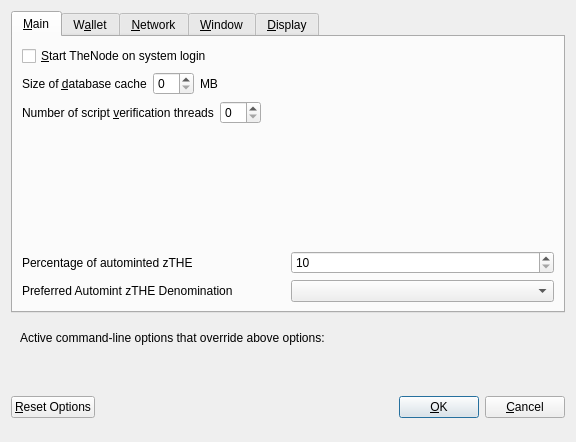
<?xml version="1.0" encoding="UTF-8"?>
<ui version="4.0">
 <class>OptionsDialog</class>
 <widget class="QDialog" name="OptionsDialog">
  <property name="geometry">
   <rect>
    <x>0</x>
    <y>0</y>
    <width>576</width>
    <height>442</height>
   </rect>
  </property>
  <property name="windowTitle">
   <string>Options</string>
  </property>
  <property name="modal">
   <bool>true</bool>
  </property>
  <layout class="QVBoxLayout" name="verticalLayout">
   <item>
    <widget class="QTabWidget" name="tabWidget">
     <property name="currentIndex">
      <number>0</number>
     </property>
     <widget class="QWidget" name="tabMain">
      <attribute name="title">
       <string>&amp;Main</string>
      </attribute>
      <layout class="QVBoxLayout" name="verticalLayout_Main">
       <item>
        <widget class="QCheckBox" name="bitcoinAtStartup">
         <property name="toolTip">
          <string>Automatically start TheNode after logging in to the system.</string>
         </property>
         <property name="text">
          <string>&amp;Start TheNode on system login</string>
         </property>
        </widget>
       </item>
       <item>
        <layout class="QHBoxLayout" name="horizontalLayout_2_Main">
         <item>
          <widget class="QLabel" name="databaseCacheLabel">
           <property name="text">
            <string>Size of &amp;database cache</string>
           </property>
           <property name="textFormat">
            <enum>Qt::PlainText</enum>
           </property>
           <property name="buddy">
            <cstring>databaseCache</cstring>
           </property>
          </widget>
         </item>
         <item>
          <widget class="QSpinBox" name="databaseCache"/>
         </item>
         <item>
          <widget class="QLabel" name="databaseCacheUnitLabel">
           <property name="text">
            <string>MB</string>
           </property>
           <property name="textFormat">
            <enum>Qt::PlainText</enum>
           </property>
          </widget>
         </item>
         <item>
          <spacer name="horizontalSpacer_2_Main">
           <property name="orientation">
            <enum>Qt::Horizontal</enum>
           </property>
           <property name="sizeHint" stdset="0">
            <size>
             <width>40</width>
             <height>20</height>
            </size>
           </property>
          </spacer>
         </item>
        </layout>
       </item>
       <item>
        <layout class="QHBoxLayout" name="horizontalLayout_3_Main">
         <item>
          <widget class="QLabel" name="threadsScriptVerifLabel">
           <property name="text">
            <string>Number of script &amp;verification threads</string>
           </property>
           <property name="textFormat">
            <enum>Qt::PlainText</enum>
           </property>
           <property name="buddy">
            <cstring>threadsScriptVerif</cstring>
           </property>
          </widget>
         </item>
         <item>
          <widget class="QSpinBox" name="threadsScriptVerif">
           <property name="toolTip">
            <string>(0 = auto, &lt;0 = leave that many cores free)</string>
           </property>
          </widget>
         </item>
         <item>
          <spacer name="horizontalSpacer_3_Main">
           <property name="orientation">
            <enum>Qt::Horizontal</enum>
           </property>
           <property name="sizeHint" stdset="0">
            <size>
             <width>40</width>
             <height>20</height>
            </size>
           </property>
          </spacer>
         </item>
        </layout>
       </item>
       <item>
        <spacer name="verticalSpacer_2">
         <property name="orientation">
          <enum>Qt::Vertical</enum>
         </property>
         <property name="sizeHint" stdset="0">
          <size>
           <width>20</width>
           <height>40</height>
          </size>
         </property>
        </spacer>
       </item>
       <item>
        <layout class="QHBoxLayout" name="horizontalLayout_3">
         <item>
          <widget class="QLabel" name="percentage_label">
           <property name="toolTip">
            <string>Percentage of incoming THE which get automatically converted to zTHE via Zerocoin Protocol (min: 10%)</string>
           </property>
           <property name="text">
            <string>Percentage of autominted zTHE</string>
           </property>
          </widget>
         </item>
         <item>
          <widget class="QSpinBox" name="zeromintPercentage">
           <property name="minimum">
            <number>10</number>
           </property>
           <property name="maximum">
            <number>100</number>
           </property>
          </widget>
         </item>
        </layout>
       </item>
       <item>
        <layout class="QHBoxLayout" name="horizontalLayout" stretch="0,0">
         <property name="sizeConstraint">
          <enum>QLayout::SetFixedSize</enum>
         </property>
         <item>
          <widget class="QLabel" name="labelPreferredDenom">
           <property name="maximumSize">
            <size>
             <width>16777215</width>
             <height>16777215</height>
            </size>
           </property>
           <property name="toolTip">
            <string>Wait with automatic conversion to Zerocoin until enough THE for this denomination is available</string>
           </property>
           <property name="text">
            <string>Preferred Automint zTHE Denomination</string>
           </property>
          </widget>
         </item>
         <item>
          <widget class="QComboBox" name="preferredDenom">
           <property name="maximumSize">
            <size>
             <width>16777215</width>
             <height>27</height>
            </size>
           </property>
           <property name="toolTip">
            <string>Wait with automatic conversion to Zerocoin until enough THE for this denomination is available</string>
           </property>
           <property name="maxVisibleItems">
            <number>9</number>
           </property>
           <property name="maxCount">
            <number>9</number>
           </property>
          </widget>
         </item>
        </layout>
       </item>
      </layout>
     </widget>
     <widget class="QWidget" name="tabWallet">
      <attribute name="title">
       <string>W&amp;allet</string>
      </attribute>
      <layout class="QVBoxLayout" name="verticalLayout_Wallet">
       <item>
        <widget class="QGroupBox" name="groupBox">
         <property name="title">
          <string>Expert</string>
         </property>
         <layout class="QVBoxLayout" name="verticalLayout_2">
          <item>
           <widget class="QCheckBox" name="coinControlFeatures">
            <property name="toolTip">
             <string>Whether to show coin control features or not.</string>
            </property>
            <property name="text">
             <string>Enable coin &amp;control features</string>
            </property>
           </widget>
          </item>
          <item>
           <widget class="QCheckBox" name="showMasternodesTab">
            <property name="toolTip">
             <string>Show additional tab listing all your masternodes in first sub-tab&lt;br/&gt;and all masternodes on the network in second sub-tab.</string>
            </property>
            <property name="text">
             <string>Show Masternodes Tab</string>
            </property>
           </widget>
          </item>
          <item>
           <widget class="QCheckBox" name="spendZeroConfChange">
            <property name="toolTip">
             <string>If you disable the spending of unconfirmed change, the change from a transaction&lt;br/&gt;cannot be used until that transaction has at least one confirmation.&lt;br/&gt;This also affects how your balance is computed.</string>
            </property>
            <property name="text">
             <string>&amp;Spend unconfirmed change</string>
            </property>
           </widget>
          </item>
         </layout>
        </widget>
       </item>
       <item>
        <spacer name="verticalSpacer_Wallet">
         <property name="orientation">
          <enum>Qt::Vertical</enum>
         </property>
         <property name="sizeHint" stdset="0">
          <size>
           <width>20</width>
           <height>40</height>
          </size>
         </property>
        </spacer>
       </item>
      </layout>
     </widget>
     <widget class="QWidget" name="tabNetwork">
      <attribute name="title">
       <string>&amp;Network</string>
      </attribute>
      <layout class="QVBoxLayout" name="verticalLayout_Network">
       <item>
        <widget class="QCheckBox" name="mapPortUpnp">
         <property name="toolTip">
          <string>Automatically open the TheNode client port on the router. This only works when your router supports UPnP and it is enabled.</string>
         </property>
         <property name="text">
          <string>Map port using &amp;UPnP</string>
         </property>
        </widget>
       </item>
       <item>
        <widget class="QCheckBox" name="allowIncoming">
         <property name="toolTip">
          <string>Accept connections from outside</string>
         </property>
         <property name="text">
          <string>Allow incoming connections</string>
         </property>
        </widget>
       </item>
       <item>
        <widget class="QCheckBox" name="connectSocks">
         <property name="toolTip">
          <string>Connect to the TheNode network through a SOCKS5 proxy.</string>
         </property>
         <property name="text">
          <string>&amp;Connect through SOCKS5 proxy (default proxy):</string>
         </property>
        </widget>
       </item>
       <item>
        <layout class="QHBoxLayout" name="horizontalLayout_1_Network">
         <item>
          <widget class="QLabel" name="proxyIpLabel">
           <property name="text">
            <string>Proxy &amp;IP:</string>
           </property>
           <property name="textFormat">
            <enum>Qt::PlainText</enum>
           </property>
           <property name="buddy">
            <cstring>proxyIp</cstring>
           </property>
          </widget>
         </item>
         <item>
          <widget class="QValidatedLineEdit" name="proxyIp">
           <property name="minimumSize">
            <size>
             <width>140</width>
             <height>0</height>
            </size>
           </property>
           <property name="maximumSize">
            <size>
             <width>140</width>
             <height>16777215</height>
            </size>
           </property>
           <property name="toolTip">
            <string>IP address of the proxy (e.g. IPv4: 127.0.0.1 / IPv6: ::1)</string>
           </property>
          </widget>
         </item>
         <item>
          <widget class="QLabel" name="proxyPortLabel">
           <property name="text">
            <string>&amp;Port:</string>
           </property>
           <property name="textFormat">
            <enum>Qt::PlainText</enum>
           </property>
           <property name="buddy">
            <cstring>proxyPort</cstring>
           </property>
          </widget>
         </item>
         <item>
          <widget class="QLineEdit" name="proxyPort">
           <property name="minimumSize">
            <size>
             <width>55</width>
             <height>0</height>
            </size>
           </property>
           <property name="maximumSize">
            <size>
             <width>55</width>
             <height>16777215</height>
            </size>
           </property>
           <property name="toolTip">
            <string>Port of the proxy (e.g. 9050)</string>
           </property>
          </widget>
         </item>
         <item>
          <spacer name="horizontalSpacer_1_Network">
           <property name="orientation">
            <enum>Qt::Horizontal</enum>
           </property>
           <property name="sizeHint" stdset="0">
            <size>
             <width>40</width>
             <height>20</height>
            </size>
           </property>
          </spacer>
         </item>
        </layout>
       </item>
       <item>
        <spacer name="verticalSpacer_Network">
         <property name="orientation">
          <enum>Qt::Vertical</enum>
         </property>
         <property name="sizeHint" stdset="0">
          <size>
           <width>20</width>
           <height>40</height>
          </size>
         </property>
        </spacer>
       </item>
      </layout>
     </widget>
     <widget class="QWidget" name="tabWindow">
      <attribute name="title">
       <string>&amp;Window</string>
      </attribute>
      <layout class="QVBoxLayout" name="verticalLayout_Window">
       <item>
        <widget class="QCheckBox" name="minimizeToTray">
         <property name="toolTip">
          <string>Show only a tray icon after minimizing the window.</string>
         </property>
         <property name="text">
          <string>&amp;Minimize to the tray instead of the taskbar</string>
         </property>
        </widget>
       </item>
       <item>
        <widget class="QCheckBox" name="minimizeOnClose">
         <property name="toolTip">
          <string>Minimize instead of exit the application when the window is closed. When this option is enabled, the application will be closed only after selecting Quit in the menu.</string>
         </property>
         <property name="text">
          <string>M&amp;inimize on close</string>
         </property>
        </widget>
       </item>
       <item>
        <spacer name="verticalSpacer_Window">
         <property name="orientation">
          <enum>Qt::Vertical</enum>
         </property>
         <property name="sizeHint" stdset="0">
          <size>
           <width>20</width>
           <height>40</height>
          </size>
         </property>
        </spacer>
       </item>
      </layout>
     </widget>
     <widget class="QWidget" name="tabDisplay">
      <attribute name="title">
       <string>&amp;Display</string>
      </attribute>
      <layout class="QVBoxLayout" name="verticalLayout_Display">
       <item>
        <layout class="QHBoxLayout" name="horizontalLayout_1_Display">
         <item>
          <widget class="QLabel" name="langLabel">
           <property name="text">
            <string>User Interface &amp;language:</string>
           </property>
           <property name="textFormat">
            <enum>Qt::PlainText</enum>
           </property>
           <property name="buddy">
            <cstring>lang</cstring>
           </property>
          </widget>
         </item>
         <item>
          <widget class="QValueComboBox" name="lang">
           <property name="toolTip">
            <string>The user interface language can be set here. This setting will take effect after restarting TheNode.</string>
           </property>
          </widget>
         </item>
        </layout>
       </item>
       <item>
        <widget class="QLabel" name="label_3">
         <property name="toolTip">
          <string notr="true"/>
         </property>
         <property name="statusTip">
          <string notr="true"/>
         </property>
         <property name="whatsThis">
          <string notr="true"/>
         </property>
         <property name="accessibleName">
          <string notr="true"/>
         </property>
         <property name="text">
          <string>Language missing or translation incomplete? Help contributing translations here:
https://www.transifex.com/thenode-project/thenode-project-translations</string>
         </property>
         <property name="wordWrap">
          <bool>true</bool>
         </property>
         <property name="openExternalLinks">
          <bool>true</bool>
         </property>
         <property name="textInteractionFlags">
          <set>Qt::TextBrowserInteraction</set>
         </property>
        </widget>
       </item>
       <item>
        <layout class="QHBoxLayout" name="horizontalLayout_4_Display" stretch="0,0">
         <item>
          <widget class="QLabel" name="themeLabel">
           <property name="text">
            <string>User Interface Theme:</string>
           </property>
          </widget>
         </item>
         <item>
          <widget class="QValueComboBox" name="theme"/>
         </item>
        </layout>
       </item>
       <item>
        <widget class="Line" name="line">
         <property name="orientation">
          <enum>Qt::Horizontal</enum>
         </property>
        </widget>
       </item>
       <item>
        <layout class="QHBoxLayout" name="horizontalLayout_2_Display">
         <item>
          <widget class="QLabel" name="unitLabel">
           <property name="text">
            <string>&amp;Unit to show amounts in:</string>
           </property>
           <property name="textFormat">
            <enum>Qt::PlainText</enum>
           </property>
           <property name="buddy">
            <cstring>unit</cstring>
           </property>
          </widget>
         </item>
         <item>
          <widget class="QValueComboBox" name="unit">
           <property name="toolTip">
            <string>Choose the default subdivision unit to show in the interface and when sending coins.</string>
           </property>
          </widget>
         </item>
        </layout>
       </item>
       <item>
        <layout class="QHBoxLayout" name="horizontalLayout_5_Display">
         <item>
          <widget class="QLabel" name="digitsLabel">
           <property name="text">
            <string>Decimal digits</string>
           </property>
          </widget>
         </item>
         <item>
          <widget class="QValueComboBox" name="digits"/>
         </item>
        </layout>
       </item>
       <item>
        <layout class="QHBoxLayout" name="horizontalLayout_3_Display">
         <item>
          <widget class="QLabel" name="thirdPartyTxUrlsLabel">
           <property name="toolTip">
            <string>Third party URLs (e.g. a block explorer) that appear in the transactions tab as context menu items. %s in the URL is replaced by transaction hash. Multiple URLs are separated by vertical bar |.</string>
           </property>
           <property name="text">
            <string>Third party transaction URLs</string>
           </property>
           <property name="buddy">
            <cstring>thirdPartyTxUrls</cstring>
           </property>
          </widget>
         </item>
         <item>
          <widget class="QLineEdit" name="thirdPartyTxUrls">
           <property name="toolTip">
            <string>Third party URLs (e.g. a block explorer) that appear in the transactions tab as context menu items. %s in the URL is replaced by transaction hash. Multiple URLs are separated by vertical bar |.</string>
           </property>
          </widget>
         </item>
        </layout>
       </item>
       <item>
        <spacer name="verticalSpacer">
         <property name="orientation">
          <enum>Qt::Vertical</enum>
         </property>
         <property name="sizeHint" stdset="0">
          <size>
           <width>20</width>
           <height>40</height>
          </size>
         </property>
        </spacer>
       </item>
      </layout>
     </widget>
    </widget>
   </item>
   <item>
    <widget class="QFrame" name="frame">
     <layout class="QVBoxLayout" name="verticalLayout_Bottom">
      <item>
       <layout class="QHBoxLayout" name="horizontalLayout_Bottom">
        <item>
         <widget class="QLabel" name="overriddenByCommandLineInfoLabel">
          <property name="text">
           <string>Active command-line options that override above options:</string>
          </property>
          <property name="textFormat">
           <enum>Qt::PlainText</enum>
          </property>
         </widget>
        </item>
        <item>
         <spacer name="horizontalSpacer_Bottom">
          <property name="orientation">
           <enum>Qt::Horizontal</enum>
          </property>
          <property name="sizeHint" stdset="0">
           <size>
            <width>40</width>
            <height>20</height>
           </size>
          </property>
         </spacer>
        </item>
       </layout>
      </item>
      <item>
       <widget class="QLabel" name="overriddenByCommandLineLabel">
        <property name="text">
         <string/>
        </property>
        <property name="textFormat">
         <enum>Qt::PlainText</enum>
        </property>
        <property name="wordWrap">
         <bool>true</bool>
        </property>
       </widget>
      </item>
     </layout>
    </widget>
   </item>
   <item>
    <layout class="QHBoxLayout" name="horizontalLayout_Buttons">
     <item>
      <widget class="QPushButton" name="resetButton">
       <property name="toolTip">
        <string>Reset all client options to default.</string>
       </property>
       <property name="text">
        <string>&amp;Reset Options</string>
       </property>
       <property name="autoDefault">
        <bool>false</bool>
       </property>
      </widget>
     </item>
     <item>
      <spacer name="horizontalSpacer_1">
       <property name="orientation">
        <enum>Qt::Horizontal</enum>
       </property>
       <property name="sizeHint" stdset="0">
        <size>
         <width>40</width>
         <height>48</height>
        </size>
       </property>
      </spacer>
     </item>
     <item>
      <widget class="QLabel" name="statusLabel">
       <property name="minimumSize">
        <size>
         <width>200</width>
         <height>0</height>
        </size>
       </property>
       <property name="font">
        <font>
         <weight>75</weight>
         <bold>true</bold>
        </font>
       </property>
       <property name="text">
        <string/>
       </property>
       <property name="textFormat">
        <enum>Qt::PlainText</enum>
       </property>
       <property name="wordWrap">
        <bool>true</bool>
       </property>
      </widget>
     </item>
     <item>
      <spacer name="horizontalSpacer_2">
       <property name="orientation">
        <enum>Qt::Horizontal</enum>
       </property>
       <property name="sizeHint" stdset="0">
        <size>
         <width>40</width>
         <height>48</height>
        </size>
       </property>
      </spacer>
     </item>
     <item>
      <widget class="QPushButton" name="okButton">
       <property name="text">
        <string>&amp;OK</string>
       </property>
       <property name="autoDefault">
        <bool>false</bool>
       </property>
       <property name="default">
        <bool>true</bool>
       </property>
      </widget>
     </item>
     <item>
      <widget class="QPushButton" name="cancelButton">
       <property name="text">
        <string>&amp;Cancel</string>
       </property>
       <property name="autoDefault">
        <bool>false</bool>
       </property>
      </widget>
     </item>
    </layout>
   </item>
  </layout>
 </widget>
 <customwidgets>
  <customwidget>
   <class>QValidatedLineEdit</class>
   <extends>QLineEdit</extends>
   <header>qvalidatedlineedit.h</header>
  </customwidget>
  <customwidget>
   <class>QValueComboBox</class>
   <extends>QComboBox</extends>
   <header>qvaluecombobox.h</header>
  </customwidget>
 </customwidgets>
 <resources/>
 <connections/>
</ui>
